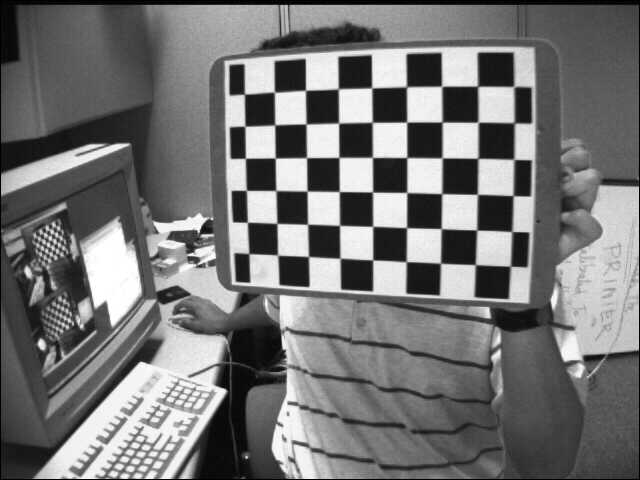
#> input picture opencv/opencv-data/chessboard/left01.jpg, 640 x 480 px; its folder holds 5 pictures in this run; the run also reads 1 picture not shown here
$ python cam_calibration.py
#> lines starting #> are read from the running program, lines starting #| are printed output that depends on the picture
import cv2
import numpy as np
import glob

criteria = (cv2.TERM_CRITERIA_EPS+cv2.TERM_CRITERIA_MAX_ITER, 30, 0.001)

objp = np.zeros((7*6, 3), np.float32)
objp[:, :2] = np.mgrid[0:7, 0:6].T.reshape(-1, 2)

obj_points = []
img_points = []

images = glob.glob('opencv-data/chessboard/*.jpg')

for frame in images:
    img = cv2.imread(frame)
#> img is the input picture: shape (480, 640, 3); min 0, max 255, mean 116.6
    gray_img = cv2.cvtColor(img, cv2.COLOR_BGR2GRAY)

    ret, corners = cv2.findChessboardCorners(gray_img, (7, 6), None)
#> ret = True; corners = 42 rows, first 8: [475.4, 264.8], [440.5, 263.2], [405.9, 261.5], [372.9, 259.9], [340.6, 258.5], [308.7, 256.4], [277.6, 255.1], [476.7, 230.1]
    if ret == True:
        obj_points.append(objp)
        corners2 = cv2.cornerSubPix(gray_img, corners, (11, 11), (-1, -1), criteria)
#> corners2 = 42 rows, first 8: [475.3, 264.6], [440.5, 263.2], [406.2, 261.7], [372.7, 259.9], [340, 258.2], [308.5, 256.5], [277.6, 255.1], [476.7, 230]
        img_points.append(corners2)
# [4 lines of commented-out code are left out]

ret, mtx, dist, rvecs, tvecs = cv2.calibrateCamera(obj_points,
                                                   img_points,
                                                   gray_img.shape[::-1],
                                                   None,
                                                   None)
sample_img = cv2.imread('opencv-data/chessboard/left02.jpg', 0)
h, w = sample_img.shape[:2]
#> h = 480; w = 640
new_matrix, roi = cv2.getOptimalNewCameraMatrix(mtx, dist, (w, h), 1, (w, h))
dst = cv2.undistort(sample_img, mtx, dist, None, new_matrix)
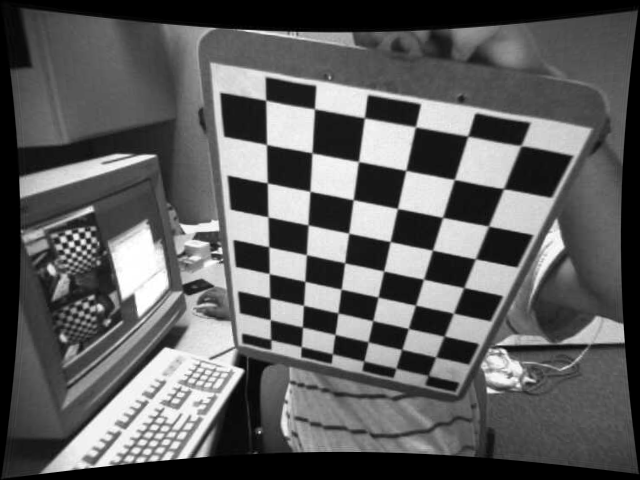
#> dst: shape (480, 640); min 0, max 255, mean 94.6
x, y, w, h = roi
dst = dst[y:y+h, x:x+w]
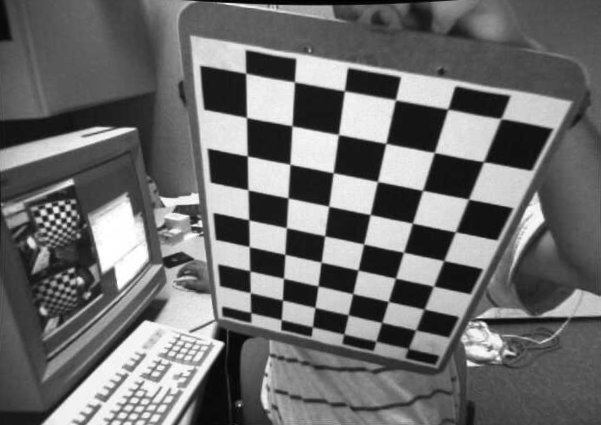
#> dst: shape (425, 601); min 0, max 255, mean 109.5
cv2.imshow('undistor', dst)
cv2.waitKey(0)
cv2.destroyAllWindows()
